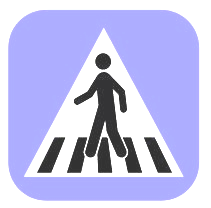
#> input picture crosswalk_lighting_saturation_sim.png, 211 x 208 px, given in place of the camera
$ python exposure.py
#> lines starting #> are read from the running program, lines starting #| are printed output that depends on the picture
import cv2
import numpy as np

# Constants
TARGET_MSV = 2.5
NUM_BINS = 256
HIST_REGIONS = 5
MAX_GAIN = 127
MAX_EXPOSURE = 511

# Simulated camera parameters
exposure = 100
gain = 1

# PI Controller setup
class PIController:
    def __init__(self, Kp, Ki):
        self.Kp = Kp
        self.Ki = Ki
        self.integral = 0.0

    def update(self, error):
        self.integral += error
        return self.Kp * error + self.Ki * self.integral

# Create mask (circular area of interest)
def create_circular_mask(h, w, radius_ratio=0.5):
    center = (int(w/2), int(h/2))
    radius = int(min(h, w) * radius_ratio)
    Y, X = np.ogrid[:h, :w]
    dist_from_center = np.sqrt((X - center[0])**2 + (Y - center[1])**2)
    mask = dist_from_center <= radius
    return mask.astype(np.uint8) * 255

# Calculate Mean Sample Value (MSV)
def calculate_msv(hist):
    region_size = NUM_BINS // HIST_REGIONS
    xi = [np.sum(hist[i*region_size:(i+1)*region_size]) for i in range(HIST_REGIONS)]
    numerator = sum((i + 1) * x for i, x in enumerate(xi))
    denominator = sum(xi)
    return numerator / denominator if denominator != 0 else 0

# Initialize webcam
cap = cv2.VideoCapture(0)
controller_exposure = PIController(Kp=5, Ki=0.1)
controller_gain = PIController(Kp=2, Ki=0.05)

# Create mask once (same size as frame)
ret, frame = cap.read()
#> frame is the input picture: shape (208, 211, 3); mean B, G, R 235.3, 192.2, 192.2
h, w = frame.shape[:2]
#> h = 208; w = 211
mask = create_circular_mask(h, w)

while True:
    ret, frame = cap.read()
    if not ret:
        break

    # Convert to grayscale
    gray = cv2.cvtColor(frame, cv2.COLOR_BGR2GRAY)
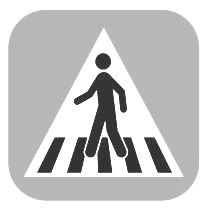
#> gray: shape (208, 211); min 50, max 255, mean 197

    # Apply mask
    masked = cv2.bitwise_and(gray, gray, mask=mask)
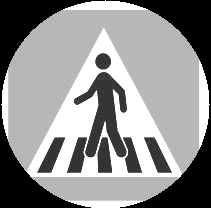
#> masked: shape (208, 211); min 0, max 255, mean 144.4

    # Compute histogram
    hist = cv2.calcHist([masked], [0], mask, [NUM_BINS], [0, 256])
#> hist = 256 values, max 16328 at index 182, min 0 at index 0, mean 132.6
    hist = cv2.normalize(hist, hist).flatten()
#> hist = 256 values, max 0.866 at index 182, min 0 at index 0, mean 0.00704

    # Calculate MSV
    msv = calculate_msv(hist)
#> in calculate_msv, `xi = [np.sum(hist[i*region_size:(i+1)*region_size]) for i in range(HIS..`: xi = [0.0761, 0.143, 0.0107, 1.07, 0.0285]
#> in calculate_msv, `numerator = sum((i + 1) * x for i, x in enumerate(xi))`: numerator = 4.8
#> in calculate_msv, `denominator = sum(xi)`: denominator = 1.32
#> msv = 3.63

    # Compute error
    error = TARGET_MSV - msv
#> error = -1.13

    # Update simulated exposure/gain
    if exposure < MAX_EXPOSURE:
        exposure_change = controller_exposure.update(error)
#> exposure_change = -5.74
        exposure = np.clip(exposure + exposure_change, 0, MAX_EXPOSURE)
#> exposure = 94.26
    else:
        gain_change = controller_gain.update(error)
        gain = np.clip(gain + gain_change, 1, MAX_GAIN)

    # Simulate change (visualize)
    simulated = cv2.convertScaleAbs(gray, alpha=gain / 10, beta=exposure / 10)
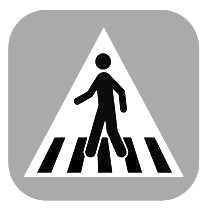
#> simulated: shape (208, 211); min 14, max 35, mean 29.3; drawn with min black and max white

    # Show visualizations
    cv2.imshow("Original", frame)
    cv2.imshow("Masked", masked)
    cv2.imshow("Simulated Exposure", simulated)

    print(f"MSV: {msv:.2f} | Exposure: {exposure:.0f} | Gain: {gain:.0f}")
#| MSV: 3.63 | Exposure: 94 | Gain: 1

    if cv2.waitKey(1) & 0xFF == ord('q'):
#> (key q is pressed here)
        break

cap.release()
cv2.destroyAllWindows()
